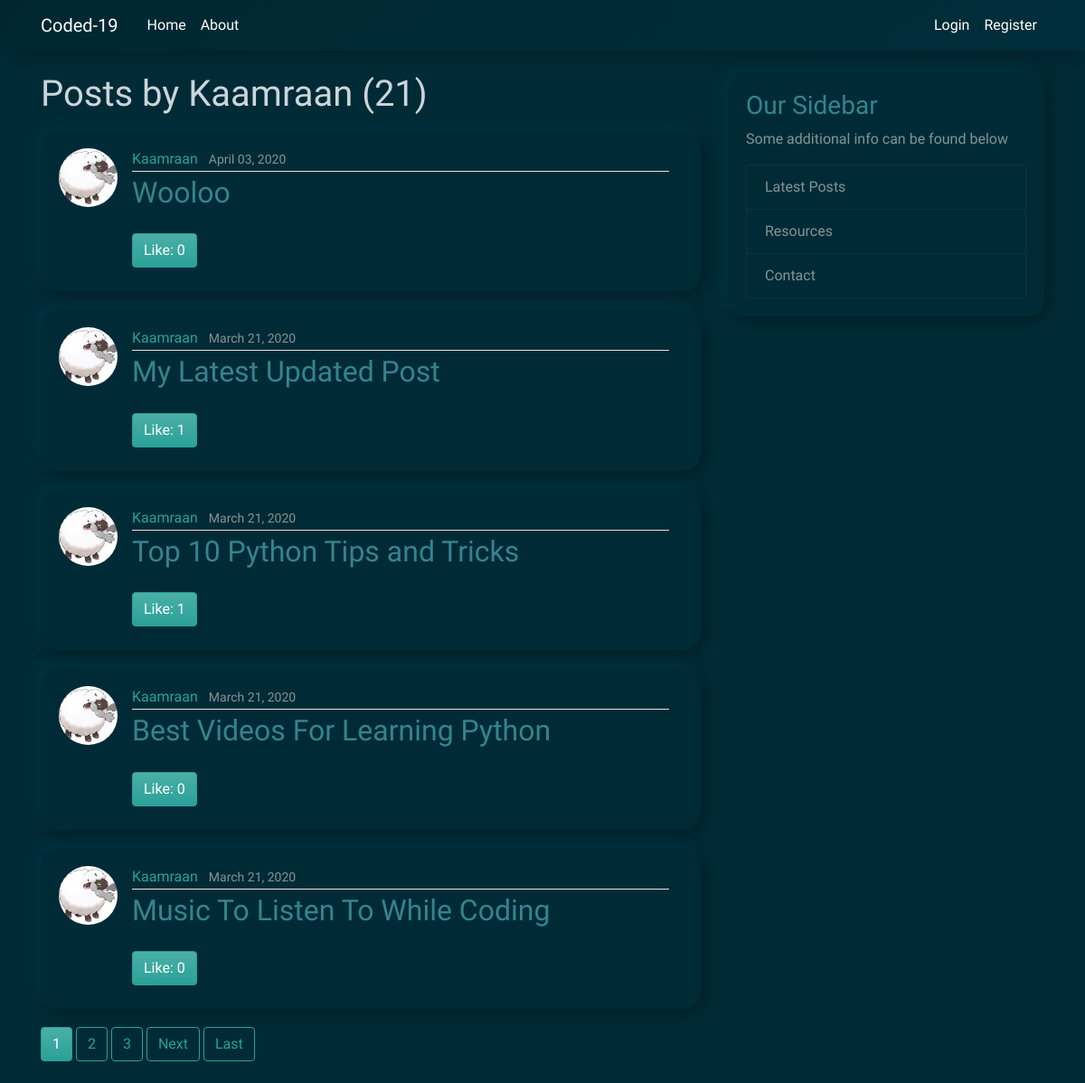
The page /user/Kaamraan on the database its author committed.
### blog/models.py (models this page shows, shortened)
class Post(models.Model):
	title 		= models.CharField(max_length=100)
	content 	= MarkdownxField()
	date_posted = models.DateTimeField(default=timezone.now)
	author 		= models.ForeignKey(User, on_delete=models.CASCADE)
	likes 		= models.ManyToManyField(User, related_name='post_likes')
	def formatted_markdown(self):
		return markdownify(self.content)

### users/models.py (models this page shows, shortened)
class Profile(models.Model):
	user 	= models.OneToOneField(User, on_delete=models.CASCADE)
	image 	= models.ImageField(default='default.jpg', upload_to='profile_pics')

### blog/views.py (the view)
# urls.py: path('user/<str:username>',         UserPostListView.as_view(),     name='user-posts'),
class UserPostListView(ListView):
	model 				= Post
	template_name 		= 'blog/user_posts.html'
	context_object_name = 'posts'
	ordering 			= ['-date_posted']
	paginate_by 		= 5
	def get_queryset(self):
		user = get_object_or_404(User, username=self.kwargs.get('username'))
		return Post.objects.filter(author=user).order_by('-date_posted')

### blog/templates/blog/user_posts.html (shortened to what this page needs)
{% extends "blog/base.html" %}
{% block content %}
	<h1 class="mb-3">Posts by {{ view.kwargs.username }} ({{ page_obj.paginator.count }})</h1>
	{% for post in posts  %}
		<article class="media content-section">
		  <img class="rounded-circle article-img" src="{{ post.author.profile.image.url }}">
		  <div class="media-body">
		    <div class="article-metadata">
		      <a class="mr-2" href="#">{{ post.author }}</a>
		      <small class="text-muted">{{ post.date_posted|date:"F d, Y" }}</small>
		    </div>
		    <h2><a class="article-title" href="{% url 'post-detail' post.id %}">{{ post.title }}</a></h2>
			<div class="likes-counter">
				<p>
					{% if request.user in post.likes.all %}
					<a class="btn btn-success like-btn mr-2" data-href="{% url 'post-like-api' post.id %}"
						data-likes="{{ post.likes.count }}" href="{% url 'post-like-api' post.id %}">Unlike:
						{{ post.likes.count }}</a>
					{% else %}
					<a class="btn btn-success like-btn mr-2" data-href="{% url 'post-like-api' post.id %}"
						data-likes="{{ post.likes.count }}" href="{% url 'post-like-api' post.id %}">Like:
						{{ post.likes.count }}</a>
					{% endif %}
				</p>
			</div>
		  </div>
		</article>
	{% endfor %}
	{% if is_paginated %}
		{% for num in page_obj.paginator.page_range %}
			{% if page_obj.number == num %}
				<a class="btn btn-success mb-4" href="?page={{ num }}">{{ num }}</a>
			{% elif num > page_obj.number|add:'-3' and num < page_obj.number|add:'3'%}
				<a class="btn btn-outline-success mb-4" href="?page={{ num }}">{{ num }}</a>
			{% endif %}
		{% endfor %}
		{% if page_obj.has_next %}
			<a class="btn btn-outline-success mb-4" href="?page={{ page_obj.next_page_number }}">Next</a>
			<a class="btn btn-outline-success mb-4" href="?page={{ page_obj.paginator.num_pages }}">Last</a>
		{% endif %}
	{% endif %}
{% endblock content %}

### blog/static/blog/neumo.css (style rules this page uses)
body { color: #fff4f4; margin-top: 5rem; }
h1, h2, h3, h4, h5, h6 { color: #cbd5db; }
img { max-width:100%; height:auto; }
.article-title { color: #36838d; }
.article-img { height: 65px; width: 65px; margin-right: 16px; }
.article-metadata { padding-bottom: 1px; margin-bottom: 4px; border-bottom: 1px solid #e3e3e3 }
.content-section { background: #002b36; box-shadow: 6px 6px 15px #00222a, -6px -6px 12px #003341; padding: 20px 20px; border-radius: 20px; margin-bottom: 20px; }
.media { padding-bottom: 10px; }
.media-body { padding-right: 15px; }
.likes-counter { padding-top: 10px; text-align: left; }

### rows shown on the page
Post: author.profile.image (picture), author "Kaamraan", date_posted "April 03, 2020", title "Wooloo", likes.count "0"
Post: author.profile.image (picture), author "Kaamraan", date_posted "March 21, 2020", title "My Latest Updated Post", likes.count "1"
Post: author.profile.image (picture), author "Kaamraan", date_posted "March 21, 2020", title "Top 10 Python Tips and Tricks", likes.count "1"
Post: author.profile.image (picture), author "Kaamraan", date_posted "March 21, 2020", title "Best Videos For Learning Python", likes.count "0"
Post: author.profile.image (picture), author "Kaamraan", date_posted "March 21, 2020", title "Music To Listen To While Coding", likes.count "0"

### other values the page prints
{{ view.kwargs.username }} "Kaamraan"
{{ page_obj.paginator.count }} "21"
{{ num }} "1"
{{ num }} "2" "3"
